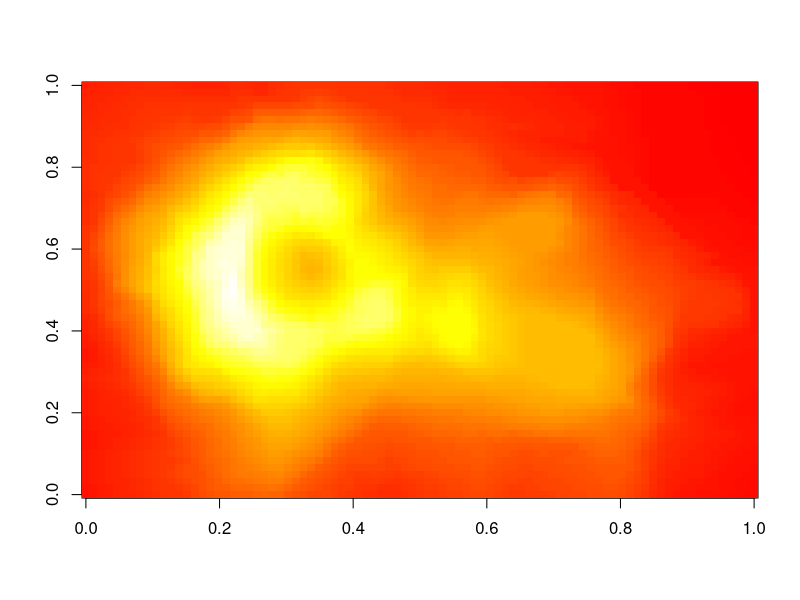

The R script that drew this image:
## ---- chunk 1

colorFunc <- "heat.colors"
# colorFunc <- "terrain.colors"
# colorFunc <- "topo.colors"
# colorFunc <- "cm.colors"
# colorFunc <- "rainbow"
## ---- chunk 2
image(volcano, col = get(colorFunc)(200))
